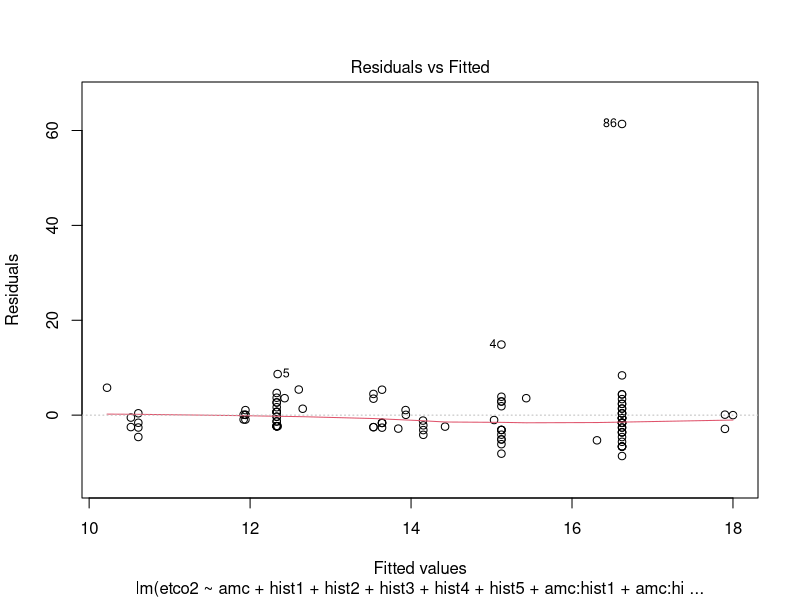
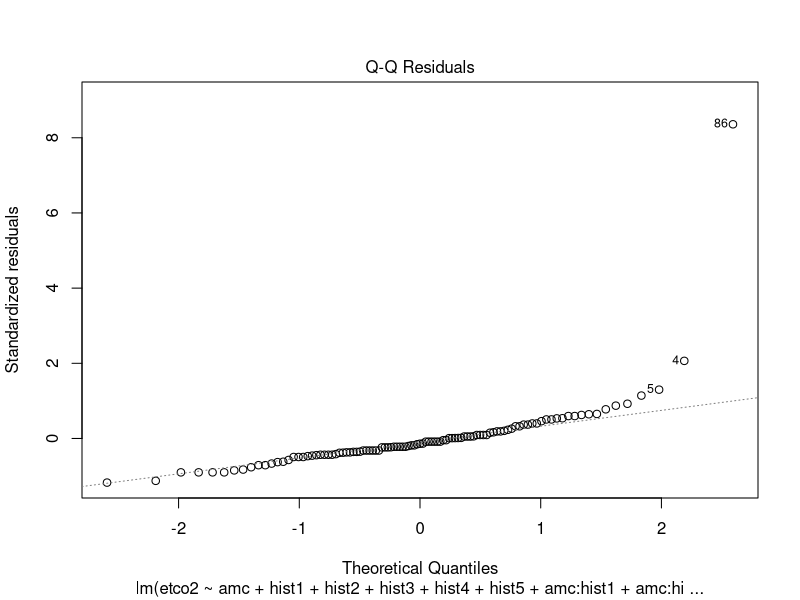
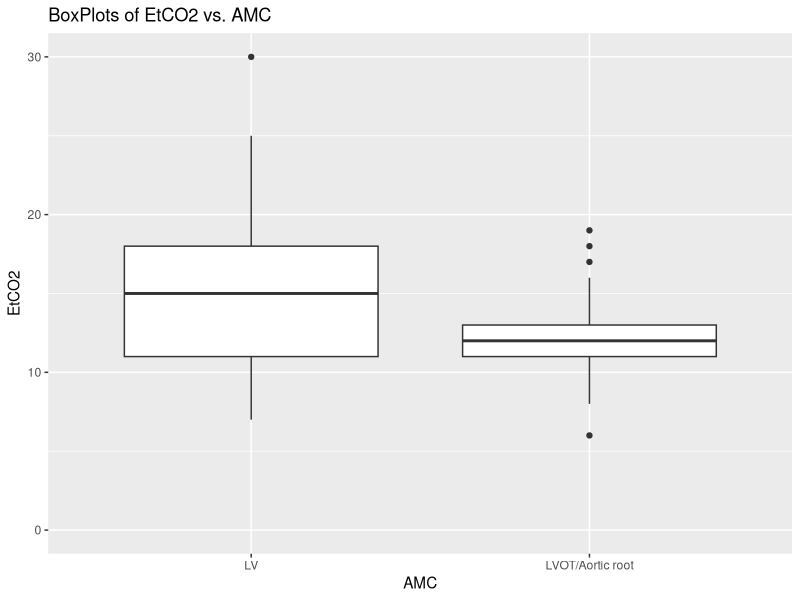

Source code (R) for these figures, in order: (Note: this script raises an error after producing the figures.)
## ---- chunk 1
knitr::opts_chunk$set(cache=TRUE, echo=FALSE, error=FALSE, message=FALSE, warning=FALSE, tidy.opts=list(width.cutoff=60),tidy=TRUE)
## ---- chunk 2
library(readxl)
data <- read_excel("cardiac_arrests.xlsx")
#head(data)
## ---- chunk 3
library(dplyr)
library(ggplot2)
library(tidyr)

data <- data %>%
  mutate(across(where(is.numeric), ~ replace(.x, .x == 9999, NA))) 

data$race <- factor(data$race, levels = c(1, 2, 3, 4, 99), 
                    labels = c("White", "Black/African American", 
                               "Asian", "Latinx", "Other"))
data$amc <- factor(data$amc, levels = c(1, 2), 
                   labels = c("LV", "LVOT/Aortic root"))
data$op_level <- factor(data$op_level, levels = c(1, 2, 3, 99), 
                        labels = c("Attending physician", "Fellow", 
                                   "Resident", "Other"))
data$cpr_type <- factor(data$cpr_type, levels = c(1, 2, 3), 
                        labels = c("Manual", "Mechanical", "Alternating"))
data$hist1 <- factor(data$hist1, levels = c(0, 1), 
                     labels = c("No", "Yes"))

data$hist2 <- factor(data$hist2, levels = c(0, 1), 
                     labels = c("No", "Yes"))

data$hist3 <- factor(data$hist3, levels = c(0, 1), 
                     labels = c("No", "Yes"))

data$hist4 <- factor(data$hist4, levels = c(0, 1), 
                     labels = c("No", "Yes"))

data$hist5 <- factor(data$hist5, levels = c(0, 1), 
                     labels = c("No", "Yes"))

data$rosc <- factor(data$rosc, levels = c(0, 1), 
                    labels = c("No", "Yes"))

data$survival <- factor(data$survival, levels = c(0, 1), 
                        labels = c("No", "Yes"))

data$time_approx <- factor(data$time_approx, levels = c(0, 1), 
                           labels = c("Known", "Approximated"))

#summary(data)
cleaned_data <- na.omit(data)
## ---- chunk 4
# Fit a linear regression model 

# look into why it's 1 vs 2 
normal_model <- lm(etco2 ~ amc + hist1 + hist2 + hist3 + 
                          hist4 + hist5 + amc:hist1 + amc:hist2 + amc:hist3 + 
                          amc:hist4 + amc:hist5, 
                        data = cleaned_data)

summary(normal_model)
## ---- chunk 5
plot(normal_model, which = 1)
## ---- chunk 6
library(lmtest)
dwtest(normal_model)
## ---- chunk 7
plot(normal_model, which = 2)
## ---- chunk 8
library(car)
vif(normal_model, 'predictor')
vif(normal_model)
## ---- chunk 9
ggplot(cleaned_data, aes(x = amc, y = etco2))+
  geom_boxplot() + 
  labs(x = "AMC", y = "EtCO2", title = "BoxPlots of EtCO2 vs. AMC") + 
  ylim(0,30)
## ---- chunk 10
favstats(cleaned_data$etco2[cleaned_data$amc=="LV"])
favstats(cleaned_data$etco2[cleaned_data$amc=="LVOT/Aortic root"])

#library(dplyr)
#library(mosaic)

#cleaned_data |>
#  group_by(amc) |>
#  favstats(etco2)
## ---- chunk 11
library(gridExtra)

plots <- lapply(c("hist1", "hist2", "hist3", "hist4", "hist5"), function(hist_var) {
  ggplot(cleaned_data, aes(x = amc, y = etco2, fill = get(hist_var))) +
  geom_boxplot(outlier.shape = NA) +
  labs(x = "AMC", y = "EtCO2", fill = paste(hist_var)) +
  scale_fill_manual(values = c("lightblue", "salmon")) +
  ylim(0,30) + 
  theme_minimal() +
  theme(legend.position = "top") 
})

# Arrange the plots in a grid layout (2 rows, 3 columns or adjust as needed)
grid.arrange(grobs = plots, ncol = 3)
## ---- chunk 12
reduced_model <- lm(etco2 ~ amc + hist1 + hist2 + hist3 + hist4 + hist5, data = cleaned_data)

new_model <- lm(etco2 ~ amc + hist1 + hist2 + hist3 + 
                          hist4 + hist5 + amc:hist1 + amc:hist3, 
                        data = cleaned_data)

# Compare models, talk about clinical signficiance as why 
anova(reduced_model, new_model)
## ---- chunk 13
reduced_model <- lm(etco2 ~ amc + hist1 + hist2 + hist3 + hist4 + hist5, data = cleaned_data)

new_model <- lm(etco2 ~ amc + hist1 + hist2 + hist3 + 
                          hist4 + hist5 + amc:hist1 + amc:hist3, 
                        data = cleaned_data)

# Compare models, talk about clinical signficiance as why 
anova(reduced_model, new_model)
